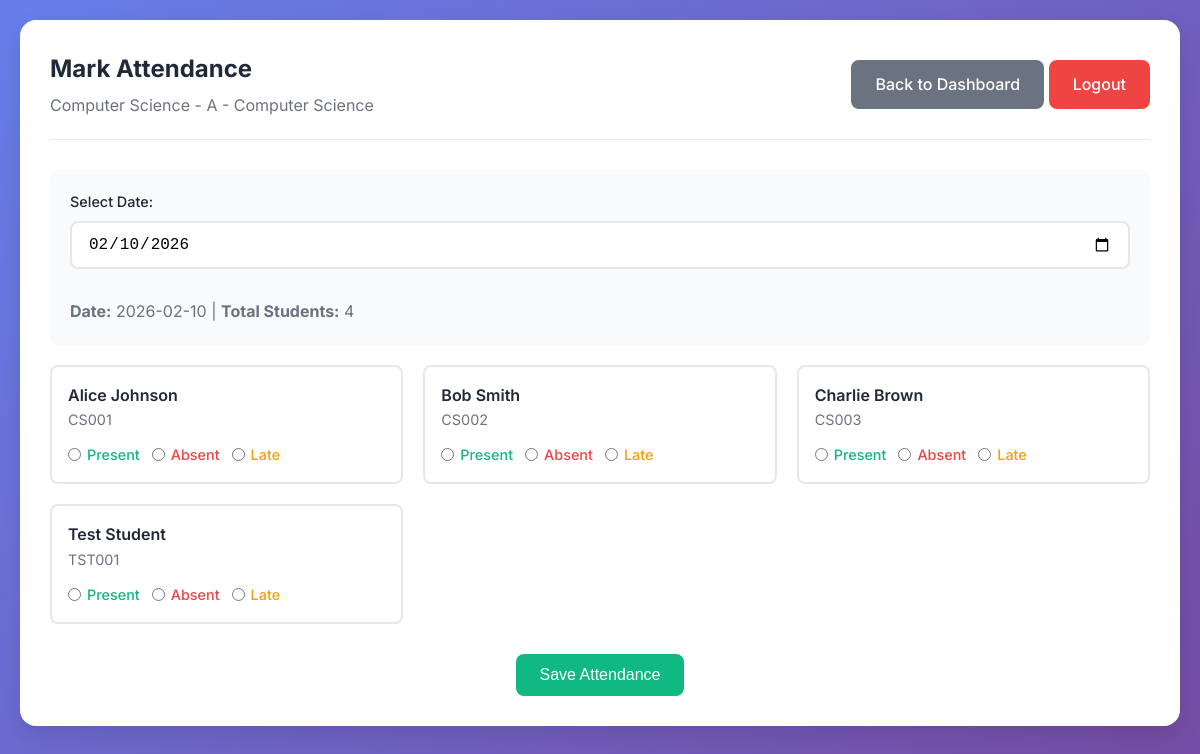
/mark_attendance/1 (signed in), run on the app's committed database.
### tables this page shows
CREATE TABLE classes (
    id INTEGER PRIMARY KEY AUTOINCREMENT,
    name TEXT NOT NULL,
    subject TEXT,
    teacher_id INTEGER,
    created_at TIMESTAMP DEFAULT CURRENT_TIMESTAMP,
    FOREIGN KEY (teacher_id) REFERENCES teachers(id)
);

CREATE TABLE students (
    id INTEGER PRIMARY KEY AUTOINCREMENT,
    roll_number TEXT UNIQUE NOT NULL,
    name TEXT NOT NULL,
    email TEXT,
    class_id INTEGER,
    password TEXT NOT NULL,
    created_at TIMESTAMP DEFAULT CURRENT_TIMESTAMP,
    FOREIGN KEY (class_id) REFERENCES classes(id)
);

### app.py (the view)
@app.route('/mark_attendance/<int:class_id>')
def mark_attendance(class_id):
    if 'teacher_id' not in session:
        return redirect(url_for('index'))
    conn = get_db_connection()
    class_info = conn.execute('SELECT * FROM classes WHERE id = ?', (class_id,)).fetchone()
    students = conn.execute('SELECT * FROM students WHERE class_id = ? ORDER BY roll_number',
                          (class_id,)).fetchall()
    selected_date = request.args.get('date', date.today().strftime('%Y-%m-%d'))
    existing_attendance = {}
    attendance_records = conn.execute('SELECT * FROM attendance WHERE class_id = ? AND date = ?',
                                    (class_id, selected_date)).fetchall()
    for record in attendance_records:
        existing_attendance[record['student_id']] = record['status']
    conn.close()
    return render_template('mark_attendance.html',
                         class_info=class_info,
                         students=students,
                         selected_date=selected_date,
                         existing_attendance=existing_attendance)

### utils/db.py (called while the page is built)
def get_db_connection():
    db_path = Path(DATABASE)
    conn = sqlite3.connect(db_path)
    conn.row_factory = sqlite3.Row
    return conn

### templates/mark_attendance.html (shortened to what this page needs)
{% extends "base.html" %}
{% block content %}
<div class="dashboard">
    <div class="dashboard-header">
        <div class="user-info">
            <h2>Mark Attendance</h2>
            <p>{{ class_info.name }} - {{ class_info.subject or 'N/A' }}</p>
        </div>
        <div>
            <a href="{{ url_for('teacher_dashboard') }}" class="btn btn-secondary">Back to Dashboard</a>
            <a href="{{ url_for('logout') }}" class="btn btn-danger">Logout</a>
        </div>
    </div>
    <div class="attendance-form">
        <form method="GET" class="form-row">
            <div class="form-group">
                <label for="date">Select Date:</label>
                <input type="date" name="date" id="date" class="form-control"
                       value="{{ selected_date }}" onchange="this.form.submit()">
            </div>
        </form>
        <p style="margin-top: 10px; color: #6b7280;">
            <strong>Date:</strong> {{ selected_date }} |
            <strong>Total Students:</strong> {{ students|length }}
        </p>
    </div>
    <form id="attendanceForm" method="POST" action="{{ url_for('save_attendance') }}">
        <div class="attendance-grid">
            {% for student in students %}
            <div class="student-card">
                <div class="student-info">
                    <div>
                        <div class="student-name">{{ student.name }}</div>
                        <div class="student-roll">{{ student.roll_number }}</div>
                    </div>
                </div>
                <div class="radio-group">
                    <div class="radio-option">
                        <input type="radio"
                               name="student_{{ student.id }}"
                               value="present"
                               id="present_{{ student.id }}"
                               {% if existing_attendance.get(student.id) == 'present' %}checked{% endif %}>
                        <label for="present_{{ student.id }}" class="status-present">Present</label>
                    </div>
                    <div class="radio-option">
                        <input type="radio"
                               name="student_{{ student.id }}"
                               value="absent"
                               id="absent_{{ student.id }}"
                               {% if existing_attendance.get(student.id) == 'absent' %}checked{% endif %}>
                        <label for="absent_{{ student.id }}" class="status-absent">Absent</label>
                    </div>
                    <div class="radio-option">
                        <input type="radio"
                               name="student_{{ student.id }}"
                               value="late"
                               id="late_{{ student.id }}"
                               {% if existing_attendance.get(student.id) == 'late' %}checked{% endif %}>
                        <label for="late_{{ student.id }}" class="status-late">Late</label>
                    </div>
                </div>
            </div>
            {% endfor %}
        </div>
        {% if students %}
        <div style="margin-top: 30px; text-align: center;">
            <button type="button" id="saveAttendance" class="btn btn-success btn-lg">
                Save Attendance
            </button>
        </div>
        {% else %}
        <div class="alert alert-info">
            No students found in this class.
        </div>
        {% endif %}
    </form>
</div>
{% endblock %}

### templates/base.html (shortened to what this page needs)
<!DOCTYPE html>
<html lang="en">
<head>
    <link rel="stylesheet" href="{{ url_for('static', filename='css/style.css') }}">
</head>
<body>
    <div class="container">
        {% block content %}{% endblock %}
    </div>
</body>
</html>

### static/css/style.css (style rules this page uses)
* { margin: 0; padding: 0; box-sizing: border-box; }
:root { --primary-color: #4f46e5; --primary-hover: #4338ca; --secondary-color: #06b6d4; --success-color: #10b981; --warning-color: #f59e0b; --danger-color: #ef4444; --dark-color: #1f2937; --light-color: #f9fafb; --border-color: #e5e7eb; --shadow: 0 1px 3px rgba(0, 0, 0, 0.1); --shadow-lg: 0 10px 25px rgba(0, 0, 0, 0.1); }
body { font-family: 'Inter', -apple-system, BlinkMacSystemFont, 'Segoe UI', sans-serif; line-height: 1.6; color: var(--dark-color); background: linear-gradient(135deg, #667eea 0%, #764ba2 100%); min-height: 100vh; overflow-x: hidden; }
.container { max-width: 1200px; margin: 0 auto; padding: 20px; width: 100%; }
.form-group { margin-bottom: 20px; text-align: left; }
.form-group label { display: block; margin-bottom: 8px; color: var(--dark-color); font-weight: 500; font-size: 0.9rem; }
.form-control { width: 100%; padding: 12px 16px; border: 2px solid var(--border-color); border-radius: 8px; font-size: 1rem; transition: all 0.3s ease; background: white; }
.btn { padding: 12px 24px; border: none; border-radius: 8px; font-size: 1rem; font-weight: 500; cursor: pointer; transition: all 0.3s ease; text-decoration: none; display: inline-block; text-align: center; }
.btn-success { background: var(--success-color); color: white; }
.btn-danger { background: var(--danger-color); color: white; }
.btn-secondary { background: #6b7280; color: white; }
.dashboard { background: white; padding: 30px; border-radius: 16px; box-shadow: var(--shadow-lg); }
.dashboard-header { display: flex; justify-content: space-between; align-items: center; margin-bottom: 30px; padding-bottom: 20px; border-bottom: 1px solid var(--border-color); }
.user-info h2 { color: var(--dark-color); margin-bottom: 5px; }
.user-info p { color: #6b7280; }
.attendance-form { background: var(--light-color); padding: 20px; border-radius: 8px; margin-bottom: 20px; }
.attendance-grid { display: grid; grid-template-columns: repeat(auto-fit, minmax(300px, 1fr)); gap: 20px; margin-bottom: 20px; }
.student-card { background: white; padding: 16px; border-radius: 8px; border: 2px solid var(--border-color); transition: all 0.3s ease; }
.student-info { display: flex; justify-content: space-between; align-items: center; margin-bottom: 12px; }
.student-name { font-weight: 600; color: var(--dark-color); }
.student-roll { color: #6b7280; font-size: 0.9rem; }
.radio-group { display: flex; gap: 12px; }
.radio-option { display: flex; align-items: center; gap: 6px; }
.radio-option input[type="radio"] { accent-color: var(--primary-color); }
.radio-option label { cursor: pointer; font-size: 0.9rem; }
.status-present { color: var(--success-color); font-weight: 500; }
.status-absent { color: var(--danger-color); font-weight: 500; }
.status-late { color: var(--warning-color); font-weight: 500; }
.form-row { display: grid; grid-template-columns: repeat(auto-fit, minmax(250px, 1fr)); gap: 20px; }

### data on the page
classes: name "Computer Science - A", subject "Computer Science"
students: name "Alice Johnson", roll_number "CS001", id "☐ Present", id "☐ Absent", id "☐ Late"
students: name "Bob Smith", roll_number "CS002", id "☐ Present", id "☐ Absent", id "☐ Late"
students: name "Charlie Brown", roll_number "CS003", id "☐ Present", id "☐ Absent", id "☐ Late"
students: name "Test Student", roll_number "TST001", id "☐ Present", id "☐ Absent", id "☐ Late"

### other printed values
{{ selected_date }} "2026-02-10"
{{ students|length }} "4"
